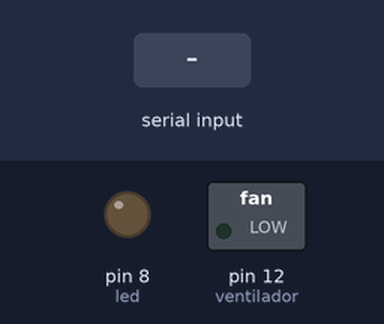
This sketch was run on a simulated Arduino Uno, built with avr-gcc and run on an emulated ATmega328P. Shown: switched loads named in the sketch (green lamp = pin HIGH), output pins drawn as LEDs (lit = HIGH). Inputs (shaded band) come from the test bench.

Above: at 1.2 s.
1.3 s: "a" received over Serial
At 2.3 s:
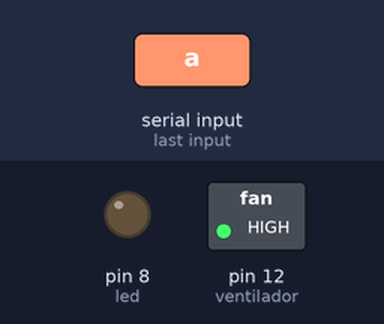
2.8 s: "n" received over Serial
At 3.5 s:
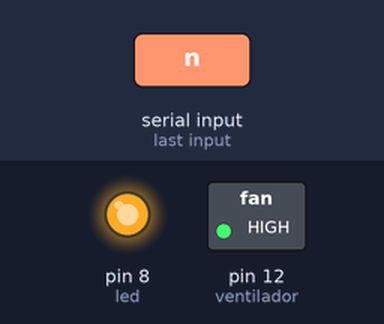
4.3 s: "s" received over Serial
At 4.6 s:
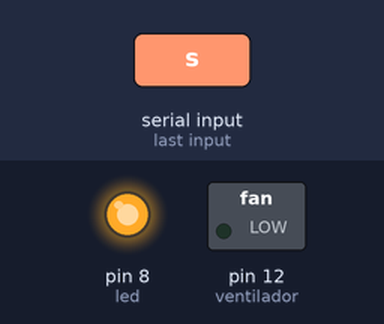
5.8 s: "m" received over Serial
At 7.0 s:
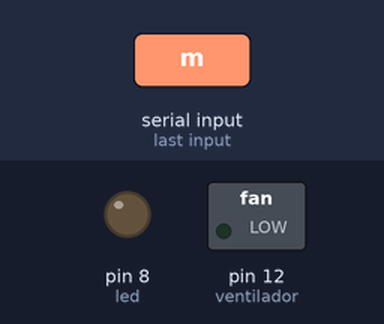
Timing chart, 0 to 8.3 s (numbered marks = the images above; inputs shaded):
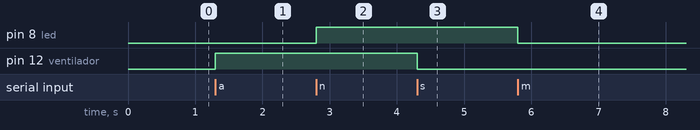

Measured:
- after the input at 1.3 s, pin 12 (ventilador): LOW → HIGH at once
- after the input at 2.8 s, pin 8 (led): LOW → HIGH at once
- after the input at 4.3 s, pin 12 (ventilador): HIGH → LOW at once
- after the input at 5.8 s, pin 8 (led): HIGH → LOW at once

The sketch:

led_ventilador.ino
```cpp
char serial;

int ventilador = 12;
int led = 8;

void setup() {
  pinMode(ventilador, OUTPUT);
  pinMode(led, OUTPUT);
  Serial.begin(9600);
}

void loop() {
  serial = Serial.read();
  if(serial == 'a'){
    digitalWrite(ventilador, HIGH);
  }
  if(serial == 's'){
    digitalWrite(ventilador, LOW);
  }
  if(serial == 'n'){
    digitalWrite(led, HIGH);
  }
  if(serial == 'm'){
    digitalWrite(led, LOW);
  }
}
```
